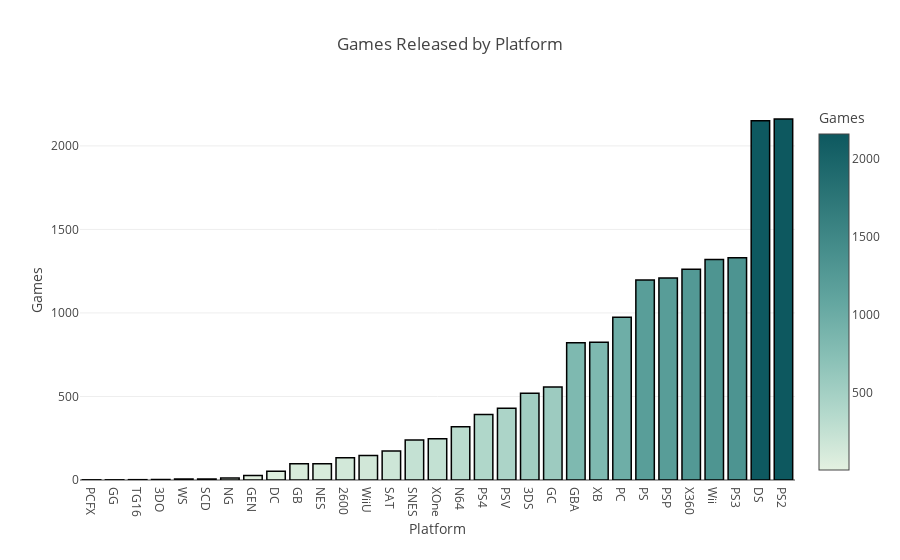

Notebook code for this chart:
### Code cell
# group by platform and games release
games_per_platform = df['platform'].value_counts().reset_index()
games_per_platform.columns = ['platform', 'count']

# sort ascending
games_per_platform = games_per_platform.sort_values(by='count', ascending=True)
# create a bar graph
fig2 = px.bar(games_per_platform, x='platform', y='count', title='Games Released by Platform', labels={'platform': 'Platform', 'count': 'Games'}, color='count', color_continuous_scale='mint')
fig2.update_traces(marker_line_color='black', marker_line_width=1.5)
fig2.show()

### Figure 1 — Plotly figure (JSON) as saved in the notebook; plotly's stock layout.template omitted (floating-point values rounded to 4 significant figures)
{"data": [{"alignmentgroup": "True", "hovertemplate": "Platform=%{x}<br>Games=%{marker.color}<extra></extra>", "legendgroup": "", "marker": {"color": [1, 1, 2, 3, 6, 6, 12, 27, 52, 98, 98, 133, 147, 173, 239, 247, 319, 392, 430, 520, 556, 822, 824, 974, 1197, 1209, 1262, 1320, 1331, 2151, 2161], "coloraxis": "coloraxis", "line": {"color": "black", "width": 1.5}, "pattern": {"shape": ""}}, "name": "", "offsetgroup": "", "orientation": "v", "showlegend": false, "textposition": "auto", "type": "bar", "x": ["PCFX", "GG", "TG16", "3DO", "WS", "SCD", "NG", "GEN", "DC", "GB", "NES", "2600", "WiiU", "SAT", "SNES", "XOne", "N64", "PS4", "PSV", "3DS", "GC", "GBA", "XB", "PC", "PS", "PSP", "X360", "Wii", "PS3", "DS", "PS2"], "xaxis": "x", "y": [1, 1, 2, 3, 6, 6, 12, 27, 52, 98, 98, 133, 147, 173, 239, 247, 319, 392, 430, 520, 556, 822, 824, 974, 1197, 1209, 1262, 1320, 1331, 2151, 2161], "yaxis": "y"}], "layout": {"barmode": "relative", "coloraxis": {"colorbar": {"title": {"text": "Games"}}, "colorscale": [[0, "rgb(228, 241, 225)"], [0.1667, "rgb(180, 217, 204)"], [0.3333, "rgb(137, 192, 182)"], [0.5, "rgb(99, 166, 160)"], [0.6667, "rgb(68, 140, 138)"], [0.8333, "rgb(40, 114, 116)"], [1, "rgb(13, 88, 95)"]]}, "legend": {"tracegroupgap": 0}, "title": {"text": "Games Released by Platform"}, "xaxis": {"anchor": "y", "domain": [0, 1], "title": {"text": "Platform"}}, "yaxis": {"anchor": "x", "domain": [0, 1], "title": {"text": "Games"}}}}
